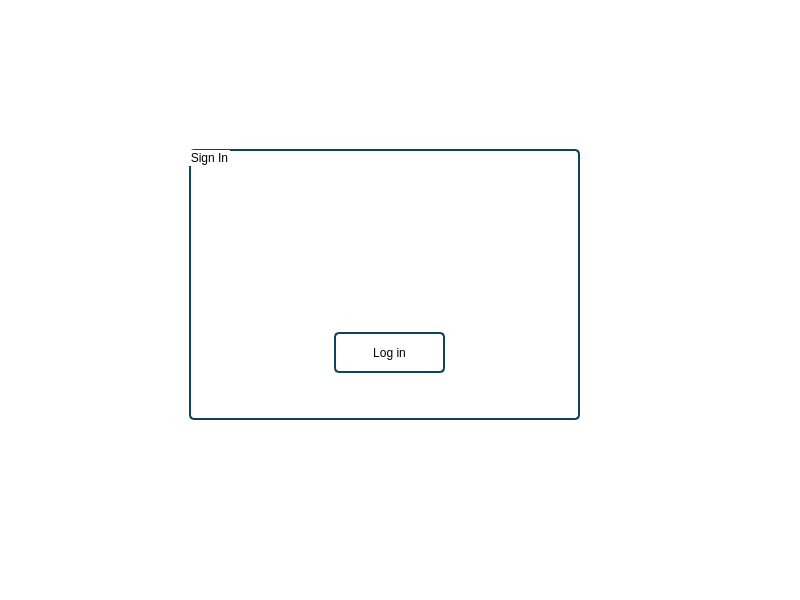
<?xml version="1.0" encoding="UTF-8"?>
<ui version="4.0">
 <class>login</class>
 <widget class="QWidget" name="login">
  <property name="geometry">
   <rect>
    <x>0</x>
    <y>0</y>
    <width>800</width>
    <height>600</height>
   </rect>
  </property>
  <property name="windowTitle">
   <string>Form</string>
  </property>
  <property name="styleSheet">
   <string notr="true">background-color:white;</string>
  </property>
  <widget class="QStackedWidget" name="stackedWidget">
   <property name="geometry">
    <rect>
     <x>-1</x>
     <y>-1</y>
     <width>811</width>
     <height>601</height>
    </rect>
   </property>
   <property name="currentIndex">
    <number>1</number>
   </property>
   <widget class="QWidget" name="page">
    <widget class="QGroupBox" name="groupBox">
     <property name="geometry">
      <rect>
       <x>190</x>
       <y>150</y>
       <width>391</width>
       <height>271</height>
      </rect>
     </property>
     <property name="styleSheet">
      <string notr="true">/* style.qss */
QGroupBox {
    background-color: white;
    border: 2px solid #0C455B; /* Blue border */
    border-radius: 5px;
}
QPushButton {
    background-color: white;
    border:1px solid #0C455B;
    border-radius: 10px;
    color: black;
	font: 6.5pt &quot;Poppins&quot;;
}

QPushButton:hover {
    background-color: #e0e0e0; /* Change to a lighter shade when hovered */
}

QPushButton:pressed {
    background-color: #bfbfbf; /* Change to a darker shade when pressed */
}
#mdp {
background-color:transparent;
    border: none;
    font: 81 7pt &quot;Poppins&quot;;
    text-decoration: underline;
    
}

QPushButton:hover {
    color: #032f81; /* Change color on hover */
}

/*#piclogin {
    background-image: url(&quot;E:/Esprit/Esprit 2.0/Project c++ (login)/Login/icon.png&quot;);
    background-position: center;
    background-repeat: no-repeat;
}

#picmdp {
    background-image: url(&quot;E:/Esprit/Esprit 2.0/Project c++ (login)/Login/key.png&quot;);
    background-position: center;
    background-repeat: no-repeat;
}*/

QLineEdit {
    background-color: transparent;
    border: 1px solid #0C455B; /* Add a border to QLineEdit */
    border-radius: 3px;
    padding: 3px; /* Add padding for better appearance */
    
}

QLineEdit:hover {
    border-color: #0C455B; /* Change border color on hover */
}
</string>
     </property>
     <property name="title">
      <string>Sign In</string>
     </property>
     <widget class="QLineEdit" name="username_3">
      <property name="geometry">
       <rect>
        <x>120</x>
        <y>70</y>
        <width>171</width>
        <height>31</height>
       </rect>
      </property>
      <property name="placeholderText">
       <string>Username</string>
      </property>
     </widget>
     <widget class="QLineEdit" name="password_3">
      <property name="geometry">
       <rect>
        <x>120</x>
        <y>110</y>
        <width>171</width>
        <height>31</height>
       </rect>
      </property>
      <property name="echoMode">
       <enum>QLineEdit::Password</enum>
      </property>
      <property name="placeholderText">
       <string>Password</string>
      </property>
     </widget>
     <widget class="QPushButton" name="mdp_3">
      <property name="geometry">
       <rect>
        <x>250</x>
        <y>240</y>
        <width>131</width>
        <height>20</height>
       </rect>
      </property>
      <property name="text">
       <string>Mot de passe oubliéé</string>
      </property>
     </widget>
     <widget class="QLabel" name="piclogin_3">
      <property name="enabled">
       <bool>true</bool>
      </property>
      <property name="geometry">
       <rect>
        <x>90</x>
        <y>74</y>
        <width>21</width>
        <height>21</height>
       </rect>
      </property>
      <property name="text">
       <string/>
      </property>
      <property name="pixmap">
       <pixmap resource="../resource.qrc">:/icon/icon/compte.png</pixmap>
      </property>
      <property name="scaledContents">
       <bool>true</bool>
      </property>
     </widget>
     <widget class="QLabel" name="picmdp_3">
      <property name="geometry">
       <rect>
        <x>90</x>
        <y>114</y>
        <width>21</width>
        <height>21</height>
       </rect>
      </property>
      <property name="text">
       <string/>
      </property>
      <property name="pixmap">
       <pixmap resource="../resource.qrc">:/icon/icon/pass.png</pixmap>
      </property>
      <property name="scaledContents">
       <bool>true</bool>
      </property>
     </widget>
     <widget class="QPushButton" name="confirm_3">
      <property name="geometry">
       <rect>
        <x>166</x>
        <y>150</y>
        <width>81</width>
        <height>21</height>
       </rect>
      </property>
      <property name="text">
       <string>Confirm</string>
      </property>
     </widget>
    </widget>
   </widget>
   <widget class="QWidget" name="page_2">
    <widget class="QGroupBox" name="groupBox_2">
     <property name="geometry">
      <rect>
       <x>190</x>
       <y>150</y>
       <width>391</width>
       <height>271</height>
      </rect>
     </property>
     <property name="sizePolicy">
      <sizepolicy hsizetype="Preferred" vsizetype="Expanding">
       <horstretch>0</horstretch>
       <verstretch>0</verstretch>
      </sizepolicy>
     </property>
     <property name="windowTitle">
      <string>MainWindow</string>
     </property>
     <property name="autoFillBackground">
      <bool>false</bool>
     </property>
     <property name="styleSheet">
      <string notr="true">QGroupBox {
    background-color: white;
    border: 2px solid #0C455B; /* Blue border */
    border-radius: 5px;
}

QPushButton {
    border: 2px solid #0C455B; /* Blue border */
    border-radius: 5px;
}
QPushButton:hover {
    background-color: #e0e0e0; /* Change to a lighter shade when hovered */
}</string>
     </property>
     <property name="title">
      <string>Sign In</string>
     </property>
     <widget class="QLabel" name="Picture_2">
      <property name="enabled">
       <bool>true</bool>
      </property>
      <property name="geometry">
       <rect>
        <x>86</x>
        <y>51</y>
        <width>221</width>
        <height>101</height>
       </rect>
      </property>
      <property name="sizePolicy">
       <sizepolicy hsizetype="Preferred" vsizetype="Preferred">
        <horstretch>0</horstretch>
        <verstretch>0</verstretch>
       </sizepolicy>
      </property>
      <property name="text">
       <string/>
      </property>
      <property name="pixmap">
       <pixmap resource="../resource.qrc">:/icon/icon/logologin.png</pixmap>
      </property>
      <property name="scaledContents">
       <bool>true</bool>
      </property>
     </widget>
     <widget class="QPushButton" name="pushButton">
      <property name="geometry">
       <rect>
        <x>145</x>
        <y>183</y>
        <width>111</width>
        <height>41</height>
       </rect>
      </property>
      <property name="text">
       <string>Log in</string>
      </property>
     </widget>
    </widget>
   </widget>
  </widget>
 </widget>
 <resources>
  <include location="../resource.qrc"/>
 </resources>
 <connections/>
</ui>
